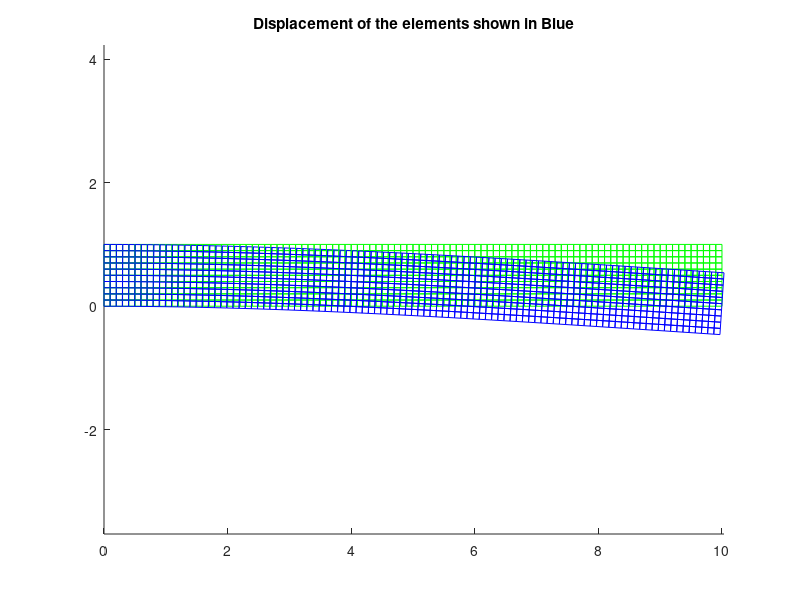
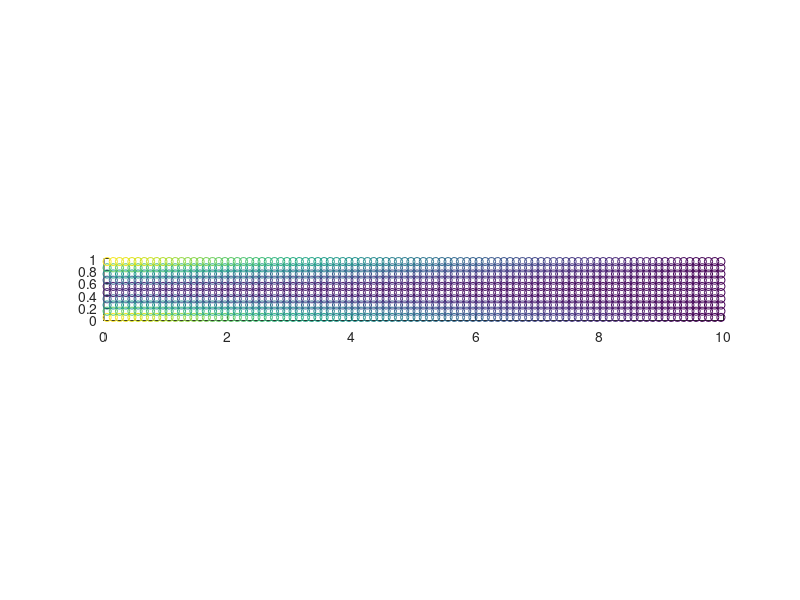

Here is the MATLAB script that generated these plots, in order: (Note: this script raises an error after producing the figures.)
% FEA
% Anthony Garland and Marcus Yoder
% 
% Take home exam
% Problem #1 and 2

clear; clc;  close all
problem = 1;
a = 4; % in
d = 7.5; % in
L = 10; % in
t = 0.1; % in 
h = 1; % in

FappliedLoad = 0.25; % lb.

% When plotting the diplaced elements, exaggerate the displacements by
% this scale
multiplierScale = 1000;

% Assume AISI 1020 Steel
% Material properties are from Solidworks material repository
E = 29000000; % psi,  Young's mod
v = 0.29; % Piossons ratio
% G = E/(2*(1+v));

% The density of the steel is given in the problem
density = 0.28; % lb/in^3

% Handle the problem 1 mapping between nodes and elements and node
% locations
if(problem ==1)
    % ==========================================================
    % ----------------------------------------------------------
    % Problem 1
    % ----------------------------------------------------------
    % ==========================================================
    
    
    nelx = 100; % Number of elements in the x direction
    nely = 10; % Number of elements in the y direction

  
    nn = (nelx+1)*(nely+1); % number of nodes
    ne = nelx*nely; % number of elements
    
    % ------------------------------------
    % -- Make a mapping between elements and global matrixes
    % ------------------------------------

    % IEN holds the node numbers for each element. 
    % Each row is a new element
    % The first column is element 1's global node number
    % Second column is elemnt 2's global node number
    % and ....
    % 
    % Element nodes are as follows
    %
    %  4 ---- 3
    %  |      |
    %  |      |
    %  1 ---- 2
    %
    %
    % Let the x direction be the first dof and y direction the second
    %  
    %   y = 2
    %   /\
    %   |
    %   |
    %   *----> x = 1
    %
    %
    %
    % ---------------------------------------------
    % Global matrix nodes are as follows
    % row = nelx+1
    % col = nely+1
    %
    % col*row+1-col*row+2-col*row+3-col*row+4...col*row+row-1-col*row+row
    % .            .         .         .             .            .
    % .            .         .         .             .            .
    % .            .         .         .             .            .
    % |            |         |         |             |            |
    % 2*row+1 - 2*row+2 - 2*row+3 - 2*row+4 ... 2*row+row-1 - 2*row+row
    % |            |         |         |             |            |
    % 1*row+1 - 1*row+2 - 1*row+3 - 1*row+4 ... 1*row+row-1 - 1*row+row
    % |            |         |         |             |            |
    % 0*row+1 - 0*row+2 - 0*row+3 - 0*row+4 ... 0*row+row-1 - 0*row+row


    count = 1;
    numNodesInRow = nelx+1;
    numNodesInColumn = nely+1;
    IEN = zeros(nn,4); % Index of element nodes (IEN)
    % Each row, so nely # of row
    for i = 1:nely
         rowMultiplier = i-1;
        % Each column, so nelx # of row
        for j= 1:nelx        
            IEN(count,:)=[rowMultiplier*numNodesInRow+j, ...
                          rowMultiplier*numNodesInRow+j+1, ...
                          (rowMultiplier +1)*numNodesInRow+j+1, ...
                           (rowMultiplier +1)*numNodesInRow+j];
            count = count+1;
        end
    end

    % Find and store the global positions of each node
    % Each element rectangle. The aspect ratio is determined by the 
    % number off elements in the X and Y directions and the height and width of
    % the beam
    %
    % Store both the X and Y positions
    globalPosition = zeros(nn,2);
    count = 1;
    for i = 1:numNodesInColumn  % y
        for j= 1:numNodesInRow % x
            xloc = (j-1)*L/(numNodesInRow-1);
            yloc = (i-1)*h/(numNodesInColumn-1);

            globalPosition(count,:) = [xloc yloc];
            count = count+1; 
        end
    end 
else
    %% 
    
    % ==========================================================
    % ----------------------------------------------------------
    % Problem 2
    % ----------------------------------------------------------
    % ==========================================================
    refineMesh = 1; % set equal to 1 for a more detailed mesh
  
    % Get the node to element mapping from the Abaqus file
    IEN = readElementCordinateMap(refineMesh) ;      
    
    % Get the node locations from the Abaqus file
    globalPosition = readNodeCordinates(refineMesh) ;     
    
     nn = size(globalPosition,1);
     ne = size(IEN,1);
end
   
% ---------------------------------------------
% Initialize the global force, k, and B_stored matrixes
%
% ---------------------------------------------
ndof = nn*2; % Number of degrees of freedome. 2 per node. 
%F2 = zeros(ndof,1);
K = zeros(ndof,ndof);

% ---------------------------------------------
% Find the essential boundary conditions
%
% Find the top right node and apply the point force
% ---------------------------------------------
%
% Search for the nodes on the far left to set as essential boundary
% conditions

u0 = 0; % value at essential boundaries

isRightEdge(nn) = 1;
rightNodes = [0;0];
%isRightEdge will have true for all of the nodes on the right edge.
%RightNodes stores the node numbers and positions of the nodes on the right
%edge. It is for verification and debugging not actual use.

for i = 1:nn
    % get the xy locations as a row
    xy = globalPosition(i,:);
    xLoc = xy(1); yLoc = xy(2);
    
    if( xLoc ==0)
        % exists returns 1 if Essential2 is a varriable
        temp = exist('Essential2', 'var');
        
        if(temp==1)
             Essential2 = [Essential2 2*i 2*i-1]; %#ok<AGROW>
        else
            Essential2 =[2*i-1 2*i];
        end
    end
    
    % if in the top right corner, add the point force
    if(xLoc == 10)
         isRightEdge(2*i) = 1;
         if(yLoc==0||yLoc==1) 
             isRightEdge(2*i)=1/2;
         end;%The top and bottom nodes get half of the force of the other 
         %nodes.
         rightNodes = [rightNodes,[xLoc;yLoc]];
    end
end
rightNodes = rightNodes(:,2:size(rightNodes,2));%Trims the unnessacary first column.

FperNode = -FappliedLoad/(sum(isRightEdge));%This figures out how much force 
%each node gets. The top and bottom get half of this.
F2 = isRightEdge.'*FperNode;




Essential2 = unique(Essential2);
% ---------------------------------------------
% Generate the Free dof matrix
% ---------------------------------------------
alldofs = 1:ndof;
Free    = setdiff(alldofs,Essential2);
    

% ---------------------------------------------
%     Generate the local k and f matrixes
%     Add them to the global matrix
% ---------------------------------------------

% plane stress
% Define D outside the loop
  D = [ 1 v 0;
        v 1 0;
        0 0 1/2*(1-v)]*E/(1-v^2);

% % loop over the elements
for e = 1:ne         
      % loop over local node numbers to get their node global node numbers
      coord = zeros(4,2);
      for j = 1:4
          % Get the node number
          nodeNumber = IEN(e,j);
          % get the global X,Y position of each node and put in array
          coord(j,:) = globalPosition(nodeNumber,:);
      end
      
      % ----------------------
      % Calculate the element stiffness matrix
      % each time.
      % ----------------------
      etaRow(1,:) = [1/sqrt(3) 1/sqrt(3) -1/sqrt(3) -1/sqrt(3)];
      xiRow(1,:) = [1/sqrt(3) -1/sqrt(3) -1/sqrt(3) 1/sqrt(3)];
      weight = [ 1 1 1 1];
      
      ke = zeros(8,8);
          
      % Loop over the guass points
      for gu = 1:4
          eta = etaRow(gu);
          xi = xiRow(gu);
          wght = weight(gu);
          
          % page 9 of solutions for hw 8 as a reference
          % B_hat (Derivative of N1 with respect to xi and eta)
          B_hat = 1/4*[-(1-eta) (1-eta) (1+eta) -(1+eta);
                       -(1-xi) -(1+xi) (1+xi) (1-xi)];
          
          % Calculate the Jacobian
          J=B_hat*coord;
          
          % Calculate the determinate
          J_det = det(J);        
          % J_inverse = inv(J);         
          
          % Form the B matrix          
          % B_2by4 = J_inverse*B_hat;
          B_2by4_v2 = J\B_hat;

         % Form B, which is an 3 by 8
         B = zeros(3,8);
         B(1,[1,3,5,7]) = B_2by4_v2(1,1:4);
         B(2,[2,4,6,8]) = B_2by4_v2(2,1:4);

         B(3,[1,3,5,7]) = B_2by4_v2(2,1:4);
         B(3,[2,4,6,8]) = B_2by4_v2(1,1:4);   
          
         tempK = transpose(B)*D*B*J_det*wght;          
         ke = ke + tempK; 
      end  
      
      % Calculate the body force term
      % 1. Find the area of the element
      % - evalute the jacobian at xi = eta = 0, 
      % - then det(J)*4 = Area
      % 2. Find the total force on the element by extruding the area and
      % multiplying by the density
      % 3. Equally apply the load to each node in the negative Y dof
      
       % B_hat (Derivative of N1 with respect to xi and eta)
       xi = 0; eta = 0;
       B_hat = 1/4*[-(1-eta) (1-eta) (1+eta) -(1+eta);
                       -(1-xi) -(1+xi) (1+xi) (1-xi)];
          
       % Calculate the Jacobian
       J=B_hat*coord;
        
       % Calculate the Area as determinate(Jacobian)*4
       area =  det(J)*4;
       volume = area*t; % t is the thickness
       bodyForce = volume*density;
       
       
       f_element = zeros(8,1);
       f_element(2:2:8,1) = -bodyForce/4;
      
     
     % Insert the element stiffness matrix into the global.    
     nodes1 = IEN(e,:);
     xDOF = nodes1*2-1;
     yDOF = nodes1*2;
    
     % I cannot use the union, or else the order get messed up. The order
     % is important. Same in the actual topology code when you are
     % calculating the objective.
      dofNumbers = [xDOF(1) yDOF(1) xDOF(2) yDOF(2) xDOF(3) yDOF(3) xDOF(4) yDOF(4)];
      
      % multiply t*ke and add to global matrix. t = thickness or t_z
      K(dofNumbers,dofNumbers) = K(dofNumbers,dofNumbers) + t*ke;
      F2(dofNumbers,1) = F2(dofNumbers,1) +f_element;
end

K_ff = K(Free,Free);
% K_fe = K(Free,Essential2);
F_f = F2(Free);

U(Free) = K_ff \ F_f;
U(Essential2) = u0;  

stress_stored = zeros(ne,3);

XYStressLocationsStored = zeros(ne,1);
vonM_stored = zeros(ne,1);

elemcenterLocations = zeros(ne,2);

% loop over the elements
%subplot(2,2,1)
 for e = 1:ne
    arrayCoordNumber = zeros(1,4);
     xsum = 0;
     ysum = 0;
     % loop over local node numbers to get their node global node numbers
     local_u = zeros(4,1);
     for j = 1:4
         % Get the node number
         nodeNumber = IEN(e,j);
         arrayCoordNumber(j) = nodeNumber;
         % get the global X,Y position of each node and put in array
         coord(j,:) = globalPosition(nodeNumber,:);
         local_u(j,:) = U(nodeNumber);
         xsum = xsum+coord(j,1);
         ysum = ysum+coord(j,2);
     end
     
     elemcenterLocations(e,:) = [xsum/4 ysum/4];     
         
     % see version 3 of notes page 13 Also, see version 5 of the notes page
     % 27
     % Calculate stress and strains in the center of each elements
     eta = 0; xi = 0; % We are at the center, so both are zero

     % B_hat (Derivative of N1 with respect to xi and eta)
      B_hat = 1/4*[-(1-eta) (1-eta) (1+eta) -(1+eta);
                   -(1-xi) -(1+xi) (1+xi) (1-xi)];

      % Calculate the Jacobian
      J=B_hat*coord;     

      % Form the B matrix          
      %B_2by4 = J_inverse*B_hat;
      B_2by4_v2 = J\B_hat;

     % Form B, which is an 3 by 8
      B = zeros(3,8);
      B(1,[1,3,5,7]) = B_2by4_v2(1,1:4);
      B(2,[2,4,6,8]) = B_2by4_v2(2,1:4);

      B(3,[1,3,5,7]) = B_2by4_v2(2,1:4);
      B(3,[2,4,6,8]) = B_2by4_v2(1,1:4);
     
     % Get the node numbers, and then the dofs
     nodes1 = IEN(e,:);
     xDOF = nodes1*2-1;
     yDOF = nodes1*2;
     dofNumbers = [xDOF(1) yDOF(1) xDOF(2) yDOF(2) xDOF(3) yDOF(3) xDOF(4) yDOF(4)];
     
     d_local = U(dofNumbers);
     
     % Strain is B*d, NOTE: d is transposed
     strain = B*d_local';    
     stress = D*strain;
     
     % Store the transpose, to make things work nice. 
     stress_stored(e,:) = stress';
     
     %avg = (stress(1)+stress(2))/2;
     %R = ((stress(1)-avg)^2+stress(3)^2)^(1/2);
     %p1  = avg+R;
     %p2 = avg-R;
     
     
     vonM = sqrt(stress(1)^2  +   stress(2)^2 -  stress(1)*stress(2)  +   3*(stress(3))^2);
     % vonM2 = sqrt(p1^2-p1*p2+p2^2);
     
     % note: vonM and vonM2 should be the same. 
     vonM_stored(e) = vonM;    
     
    % ---------------------------------------
    % plot the element outline and the displacments
    % ---------------------------------------
     hold on
     coordD = zeros(5,1);   
     for temp = 1:4
        coordD(temp,1) =  coord(temp,1) + multiplierScale*U(2*arrayCoordNumber(temp)-1); % X value
        coordD(temp,2) =  coord(temp,2) + multiplierScale*U(2*arrayCoordNumber(temp)); % Y value
     end
     
     coord2 = coord;
     coordD(5,:) = coordD(1,:) ;
     coord2(5,:) = coord2(1,:); 
     plot(coord2(:,1),coord2(:,2),'-g');  
     plot(coordD(:,1),coordD(:,2), '-b');   
     
end
axis equal
tti= strcat('Displacement of the elements shown in Blue');
title(tti);
hold off 

x = elemcenterLocations(:,1)';
y = elemcenterLocations(:,2)';
z = vonM_stored';

figure(2)
scatter(x,y,[],z)
xlim([0,L])
ylim([0,h])
axis equal

figure(3)
% http://www.mathworks.com/matlabcentral/fileexchange/38858-contour-plot-for-scattered-data
tri=delaunay(x,y); % triangulate scattered data
vonMax = max(vonM_stored);
step = floor(vonMax/30);
 v=0:step:vonMax; % contour levels
tricontour(tri,x,y,z,v);
%clabel(C,h)
xlim([0,L])
%ylim([0,h])
axis equal

% ------------------------------------------------------------------------
% -----------------Final calculations ------------------------------------
% ------------------------------------------------------------------------
% ----------------------------------------
disp('Max Von Mises Stress is')
max(vonM_stored)

if(problem ==1)

    % Displacement at L
    disp('Displacement at L')
    U(2*nely), U(2*(nelx+1))

    % ----------------------------------------
    % Displacement at d
    % ----------------------------------------
    %
    % Solve for j
    % d = (j-1)*L/(nelx);
    %
    % d*nelx/L+1 = j

    j =  d*nelx/L+1 ;
    left = floor(j);
    right = ceil(j);

    averageXDisplacement = (U(left*2-1)+U(right*2-1))/2;
    averageYDisplacement = (U(left*2)+U(right*2))/2;

    disp('Displacement at d is , (x,y)');
    [averageXDisplacement, averageYDisplacement] %#ok<NOPTS>

    % ----------------------------------------
    % Displacement at a
    % ----------------------------------------

    % Solve for a instead of d
    j =  a*nelx/L+1 ;
    left = floor(j);
    right = ceil(j);

    averageXDisplacement = (U(left*2-1)+U(right*2-1))/2;
    averageYDisplacement = (U(left*2)+U(right*2))/2;

    disp('Displacement at a is , (x,y)');
    [averageXDisplacement averageYDisplacement] %#ok<NOPTS>
    
else
    
    % ------------------------------------------------------
    % Problem 2
    %
    % The A node calculation doesn't work for the mesh refinement, it is
    % hard coded becasue I was having problems. 
    % ------------------------------------------------------
    Lnode = 0;
    Anode = 9;
    Dnode = 0;
    for i = 1:nn
        % get the xy locations as a row
        xy = globalPosition(i,:);
        xLoc = xy(1); yLoc = xy(2);

        % Find L
        if( yLoc  == 0 && xLoc ==L )
            Lnode = i;
        end
        
        % Find d
     if( yLoc  == 0 && xLoc ==d )
        Dnode = i;
     end
        
         % Find a, inside the notch
        if( yLoc  == 0.1670 && xLoc ==4 )
            Anode = i;
        end
    end
    
    % Displacement at L
    disp('Displacement at L')
    [U(2*Lnode-1) U(2*(Lnode))]  %#ok<NOPTS>

    % ----------------------------------------
    % Displacement at d
    % ----------------------------------------
   
    disp('Displacement at d is , (x,y)');
     [U(2*Dnode-1) U(2*Dnode)]  %#ok<NOPTS>

    % ----------------------------------------
    % Displacement at a
    % ----------------------------------------

      disp('Displacement at a is , (x,y)');
    [U(2*Anode-1) U(2*Anode)]  %#ok<NOPTS>
end

% ------------------------------------------------------------------------
% ------Compare To Beam Theory--------------------------------------------
% ------------------------------------------------------------------------
%In this block of code I will calculate the y-displacement and stress at 
%the center of every element. I will compare this beam theory solution to 
%the FEA solution.
vonM_BT = zeros(ne,1);%sigma von mises according to beam theory
UyBT = zeros(ne,1);%y displacement according to beam theory
vonM_BTdiff = zeros(ne,1);
UyBTdiff = zeros(ne,1);
for i=1:ne
    % get the xy locations as a row
    [vonM_BT(i),UyBT(i)] = beamTheory(x(i),y(i));
    vonM_BTdiff(i) = (vonM_stored(i)-vonM_BT(i))/vonM_BT(i);
    UyBTdiff(i) =(U(2*i)-UyBT(i))/UyBT(i);
end


figure(4)
% http://www.mathworks.com/matlabcentral/fileexchange/38858-contour-plot-for-scattered-data
tri=delaunay(x,y);           % triangulate scattered data
UyBTdiffpos=UyBTdiff-min(UyBTdiff);
diffMax = max(UyBTdiffpos);
step = diffMax/30;
v=0:step:diffMax; % contour levels
[C,h]=tricontour(tri,x,y,UyBTdiffpos,v);
clabel(C,h)
xlim([0,L])
%ylim([0,h])
axis equal

% figure
% scatter(x,y,[],F2)
% xlim([0,L])
% ylim([0,h])
% axis equal